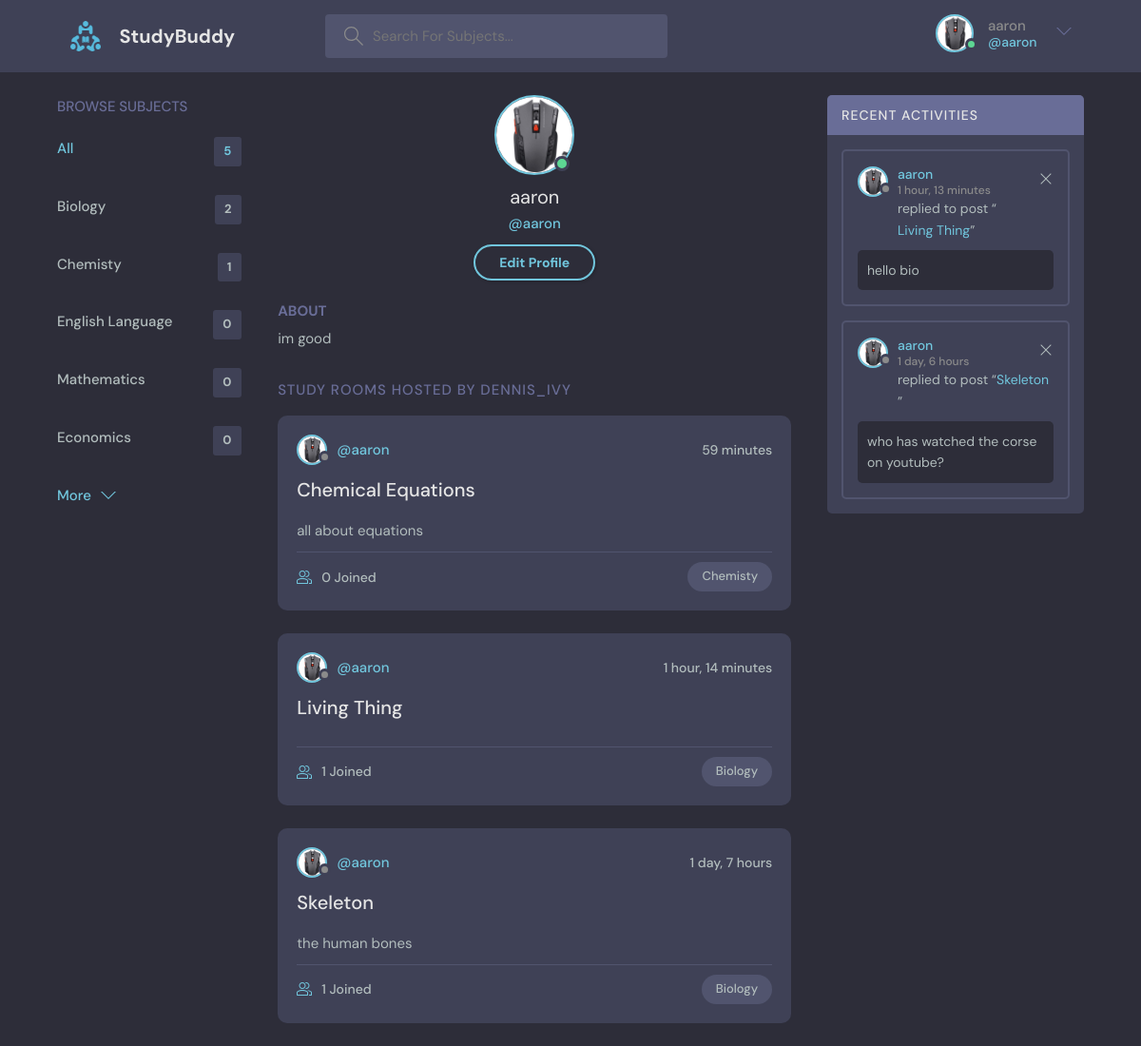
The app's page /user-profile/1/ (signed in) with its own data.
### main/models.py (models this page shows, shortened)
class User(AbstractUser):
    name = models.CharField(max_length=200, null=True)
    email = models.EmailField(unique=True, null=True)
    bio = models.TextField(null=True)
    avatar = models.ImageField(null=True, default="avatar.svg" )
    grade= models.ForeignKey(Grade, on_delete= models.SET_NULL, null=True)
    USERNAME_FIELD = 'email'
    REQUIRED_FIELDS = []

class Topic(models.Model):
    name = models.CharField(max_length = 200)
    grade = models.ForeignKey(Grade, on_delete=models.CASCADE, null = True, )

class Room(models.Model):
    host = models.ForeignKey(User, on_delete= models.SET_NULL, null=True)
    topic = models.ForeignKey(Topic, on_delete= models.SET_NULL, null=True)
    grade = models.ForeignKey(Grade, on_delete= models.SET_NULL, null=True)
    name = models.CharField(max_length=200)
    description = models.TextField(null=True, blank=True)
    participants = models.ManyToManyField(User , related_name='participants', blank="True")
    updated = models.DateTimeField(auto_now=True)
    created = models.DateTimeField(auto_now_add=True)
    class Meta:
        ordering = ['-updated', '-created']
    def __str__(self):
        return self.name

class Message(models.Model):
    user = models.ForeignKey(User, on_delete=models.CASCADE)
    house = models.ForeignKey(Room, on_delete=models.CASCADE)
    body = models.TextField()
    updated = models.DateTimeField(auto_now=True)
    created = models.DateTimeField(auto_now_add=True)
    class Meta:
        ordering = ['-updated', 'created']
    def __str__(self):
        return self.body[0:50]

### main/views.py (the view)
# urls.py: path('user-profile/<str:pk>/',views.userProfile, name = "user-profile"),
def userProfile(request, pk):
    user = User.objects.get(id=pk)
    rooms = user.room_set.all()
    room_messages = user.message_set.all()
    user_grade = request.user.grade
    topics = Topic.objects.filter(grade=user_grade)
    context = {'user':user, 'rooms':rooms, 'room_messages':room_messages, 'topics':topics}
    return render(request, 'main/profile.html', context)

### main/templates/main/profile.html
<!DOCTYPE html>
{% extends 'main.html' %}
{% block content %}
  <main class="profile-page layout layout--3">
    <div class="container">
      {% include 'main/topics_component.html' %}
      <div class="roomList">
        <div class="profile">
          <div class="profile__avatar">
            <div class="avatar avatar--large active">
              <img src="{{user.avatar.url}}" />
            </div>
          </div>
          <div class="profile__info">
            <h3>{{user.username}}</h3>
            <p>@{{user.username}}</p>
            {% if request.user == user %}
            <a href="{% url 'update-user' request.user.id %}" class="btn btn--main btn--pill">Edit Profile</a>
            {% endif %}
          </div>
          <div class="profile__about">
            <h3>About</h3>
            <p>
              {{user.bio}}
            </p>
          </div>
        </div>
        <div class="roomList__header">
          <div>
            <h2>Study Rooms Hosted by dennis_ivy</a>
            </h2>
          </div>
        </div>
        {% include 'main/feed_component.html' %}
      </div>
      {% include  'main/activity_component.html' %}
    </div>
  </main>
{% endblock %}

### templates/main.html (shortened to what this page needs)
<!DOCTYPE html>
{% load static %}
<html lang="en">
  <head>
    <link rel="stylesheet" href="{% static 'styles/style.css' %}" />
  </head>
  <body>
    {%include  'navbar.html'%}
    {% block content %}
    {% endblock %}
  </body>
</html>

### templates/navbar.html (shortened to what this page needs)
{% load static %}
<header class="header header--loggedIn">
    <div class="container">
      <a href="/" class="header__logo">
        <img src="{% static 'images/favicon.ico' %}" />
        <h1>StudyBuddy</h1>
      </a>
      <form method = "GET" action="{% url 'home' %}" class="header__search">
        <label>
          <input type = "text" spellcheck='true'  name = 'q' placeholder="Search For Subjects..." />
        </label>
      </form>
      <nav class="header__menu">
        {% if request.user.is_authenticated %}
        <div class="header__user">
          <a href="{% url 'user-profile' request.user.id %}">
            <div class="avatar avatar--medium active">
              <img src="{{request.user.avatar.url}}" />
            </div>
            <p>{{request.user.username}}<span>@{{request.user.username}}</span></p>
          </a>
          <button class="dropdown-button">
            <svg version="1.1" xmlns="http://www.w3.org/2000/svg" width="32" height="32" viewBox="0 0 32 32">
              <title>chevron-down</title>
              <path d="M16 21l-13-13h-3l16 16 16-16h-3l-13 13z"></path>
            </svg>
          </button>
        </div>
        {% else %}
        <a href="{% url 'login_page' %}">
          <img src="{% static 'images/avatar.svg' %}" />
          <p>Login</p>
        </a>
        {% endif %}
      </nav>
    </div>
  </header>

### main/templates/main/topics_component.html (shortened to what this page needs)
<div class="topics">
    <div class="topics__header">
      <h2>Browse Subjects</h2>
    </div>
    <ul class="topics__list">
      <li>
        <a href="{% url 'home' %}" class="active">All <span> {{topics.count}} </span></a>
      </li>
      {% for topic  in topics %}
      <li>
        <a href= "{% url 'home' %}?q={{topic.name}}"> {{topic.name}}  <span> {{topic.room_set.all.count}} </span></a>
      </li>
      {% endfor %}
    </ul>
    <a class="btn btn--link" href="{% url 'topic_page' %}">
      More
      <svg version="1.1" xmlns="http://www.w3.org/2000/svg" width="32" height="32" viewBox="0 0 32 32">
        <title>chevron-down</title>
        <path d="M16 21l-13-13h-3l16 16 16-16h-3l-13 13z"></path>
      </svg>
    </a>
  </div>

### main/templates/main/feed_component.html (shortened to what this page needs)
{% load static %}
  <div class="roomList">
    {% for room  in rooms %}
    <div class="roomListRoom">
      <div class="roomListRoom__header">
        <a href="{% url 'user-profile' room.host.id %}" class="roomListRoom__author">
          <div class="avatar avatar--small">
            <img src="{{room.host.avatar.url}}" />
          </div>
          <span>@{{room.host.username}}</span>
        </a>
        <div class="roomListRoom__actions">
          <span>{{room.created|timesince}}</span>
        </div>
      </div>
      <div class="roomListRoom__content">
        <a href="{% url 'room' room.id %}">{{room.name}}</a>
        <p>
            {{room.description}}
        </p>
      </div>
      <div class="roomListRoom__meta">
        <a href="{% url 'room' room.id %}l" class="roomListRoom__joined">
          {{room.participants.all.count}} Joined
        </a>
        <p class="roomListRoom__topic">{{room.topic.name}}</p>
      </div>
    </div>
    {% endfor %}
  </div>

### main/templates/main/activity_component.html (shortened to what this page needs)
{% load static %}
<div class="activities">
    <div class="activities__header">
      <h2>Recent Activities</h2>
    </div>
    {% for message in room_messages %}
    <div class="activities__box">
      <div class="activities__boxHeader roomListRoom__header">
        <a href="{% url 'user-profile' message.user.id %}" class="roomListRoom__author">
          <div class="avatar avatar--small">
            <img src="{{message.user.avatar.url}}" />
          </div>
          <p>
            {{message.user.username}}
            <span>{{message.created|timesince}}</span>
          </p>
        </a>
        {% if request.user == message.user %}
        <div class="roomListRoom__actions">
          <a href="{% url 'delete-message' message.id %}">
            <svg version="1.1" xmlns="http://www.w3.org/2000/svg" width="32" height="32" viewBox="0 0 32 32">
              <title>remove</title>
              <path
                d="M27.314 6.019l-1.333-1.333-9.98 9.981-9.981-9.981-1.333 1.333 9.981 9.981-9.981 9.98 1.333 1.333 9.981-9.98 9.98 9.98 1.333-1.333-9.98-9.98 9.98-9.981z"
              ></path>
            </svg>
          </a>
        </div>
        {% endif %}
      </div>
      <div class="activities__boxContent">
        <p>replied to post “<a href="{% url 'room' message.house.id %}">{{message.house}}</a>”</p>
        <div class="activities__boxRoomContent">
          {{message}}
        </div>
      </div>
    </div>
    {% endfor %}
  </div>

### records on screen
User: user.avatar (picture), user.username "aaron", avatar (picture), username "aaron", bio "im good"
Topic: name "Biology", room_set.all.count "2"
Topic: name "Chemisty", room_set.all.count "1"
Topic: name "English Language", room_set.all.count "0"
Topic: name "Mathematics", room_set.all.count "0"
Topic: name "Economics", room_set.all.count "0"
Room: host.avatar (picture), host.username "aaron", created "59 minutes", name "Chemical Equations", description "all about equations", participants.all.count "0", topic.name "Chemisty"
Room: host.avatar (picture), host.username "aaron", created "1 hour, 14 minutes", name "Living Thing", participants.all.count "1", topic.name "Biology"
Room: host.avatar (picture), host.username "aaron", created "1 day, 7 hours", name "Skeleton", description "the human bones", participants.all.count "1", topic.name "Biology"
Message: user.avatar (picture), user.username "aaron", created "1 hour, 13 minutes", house "Living Thing", body "hello bio"
Message: user.avatar (picture), user.username "aaron", created "1 day, 6 hours", house "Skeleton", body "who has watched the corse on youtube?"

### other values on screen
{{ topics.count }} "5"
